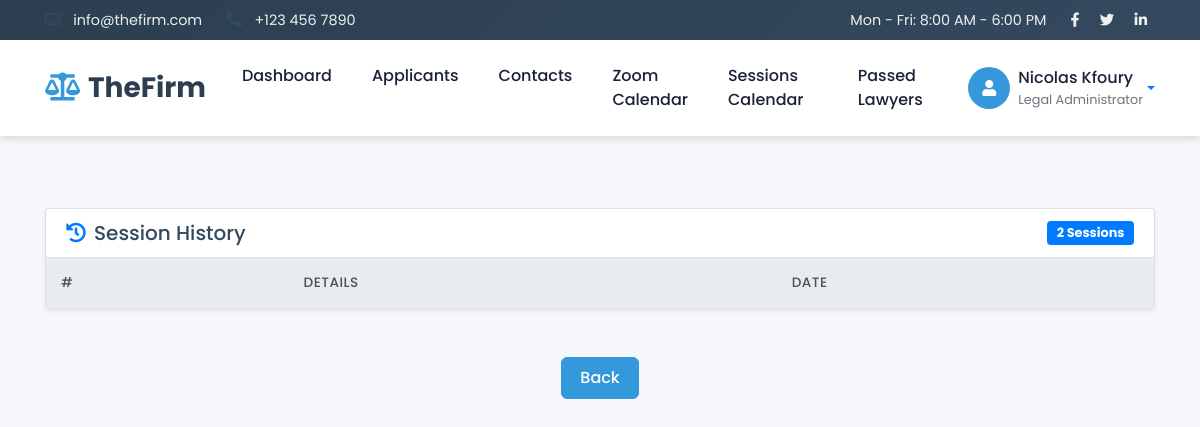
/admin/history.php?id=38 (signed in), run on an earlier commit of the app's database.
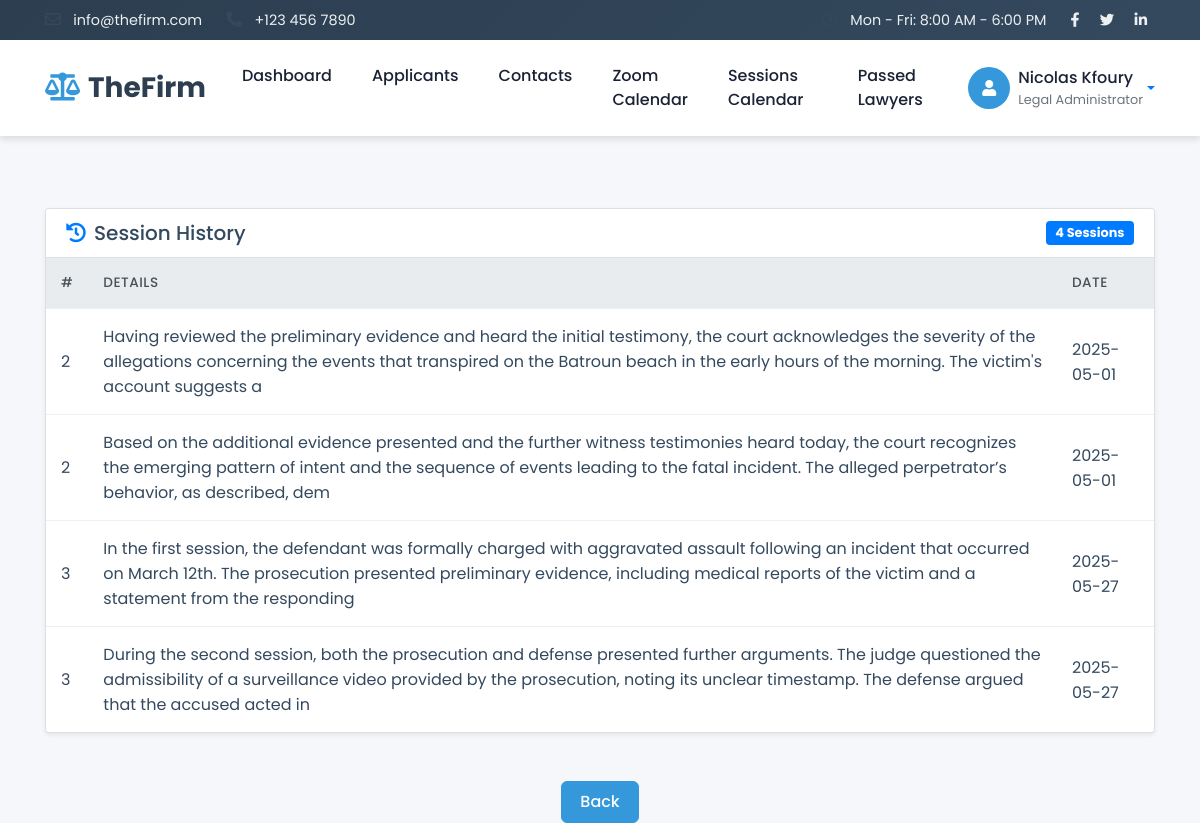
And on a later commit of the database.
### tables this page shows
CREATE TABLE `history` (
  `id` int(50) NOT NULL,
  `content` varchar(255) NOT NULL,
  `sessionid` int(50) NOT NULL
);

CREATE TABLE `session` (
  `id` int(50) NOT NULL,
  `date` date NOT NULL,
  `time` varchar(255) NOT NULL,
  `details` varchar(255) NOT NULL,
  `caseid` int(50) NOT NULL,
  `addressid` int(50) NOT NULL
);

### admin/history.php (the view, shortened to what this page needs)
<?php
include 'header.php';
include '../db.php';
?>
<!DOCTYPE html>
<html lang="en">
<head>
    <link href="https://stackpath.bootstrapcdn.com/bootstrap/4.4.1/css/bootstrap.min.css" rel="stylesheet">
    <link href="https://cdnjs.cloudflare.com/ajax/libs/font-awesome/5.15.3/css/all.min.css"  rel="stylesheet">
    <link href="lib/animate/animate.min.css"                         rel="stylesheet">
    <link href="lib/owlcarousel/assets/owl.carousel.min.css"        rel="stylesheet">
    <link href="../css/admincss.css" rel="stylesheet">
</head>
<body>
<?php
$caseid = $_GET['id'];
$sql1   = "SELECT * FROM `session` WHERE caseid='$caseid' ORDER BY id DESC";
$res1   = $conn->query($sql1);
if ($row1 = $res1->fetch_assoc()) {
?>
    <div class="container py-5">
<?php
}
$sql2 = "SELECT * FROM `session` WHERE caseid='$caseid'";
$res2 = $conn->query($sql2);
?>
        <div class="card shadow-sm mt-4">
            <div class="card-header bg-white d-flex justify-content-between align-items-center">
                <h5 class="mb-0"><i class="fas fa-history mr-2 text-primary"></i>Session History</h5>
                <?php if ($res2->num_rows): ?>
                    <span class="badge badge-primary badge-status"><?= $res2->num_rows ?> Sessions</span>
                <?php endif; ?>
            </div>
            <div class="card-body p-0">
                <div class="table-responsive">
                    <table class="table table-hover mb-0">
                        <thead class="thead-light">
                            <tr>
                                <th>#</th>
                                <th>Details</th>
                                <th>Date</th>
                            </tr>
                        </thead>
                        <tbody>
<?php
$t = 0;
while ($row2 = $res2->fetch_assoc()):
    $t++;
    $sessionid = $row2['id'];
    $res3 = $conn->query("SELECT * FROM `history` WHERE sessionid='$sessionid'");
    while ($row3 = $res3->fetch_assoc()):
?>
                            <tr>
                                <td><?= $t; ?></td>
                                <td><?= htmlspecialchars($row3['content']); ?></td>
                                <td><?= htmlspecialchars($row2['date']); ?></td>
                            </tr>
<?php
    endwhile;
endwhile;
?>
                        </tbody>
                    </table>
                </div>
            </div>
        </div>
    </div>
                           <div style="text-align:center;">
    <a href="acceptedcases.php" class="btn btn-primary">Back</a>
                           </div>
</body>
</html>

What changed in the data, as far as the page shows it:
added history: content "Having reviewed the preliminary evidence and heard the initial testimony, the court acknowledges the severity of the allegations concerning the events that transpired on the Batroun beach in the early hours of the morning. The victim's account suggests a", sessionid.date "2025-05-01"
added history: content "Based on the additional evidence presented and the further witness testimonies heard today, the court recognizes the emerging pattern of intent and the sequence of events leading to the fatal incident. The alleged perpetrator’s behavior, as described, dem", sessionid.date "2025-05-01"
added history: content "In the first session, the defendant was formally charged with aggravated assault following an incident that occurred on March 12th. The prosecution presented preliminary evidence, including medical reports of the victim and a statement from the responding", sessionid.date "2025-05-27"
added history: content "During the second session, both the prosecution and defense presented further arguments. The judge questioned the admissibility of a surveillance video provided by the prosecution, noting its unclear timestamp. The defense argued that the accused acted in", sessionid.date "2025-05-27"
Also different on the page:
$res2->num_rows: "2" → "4"
